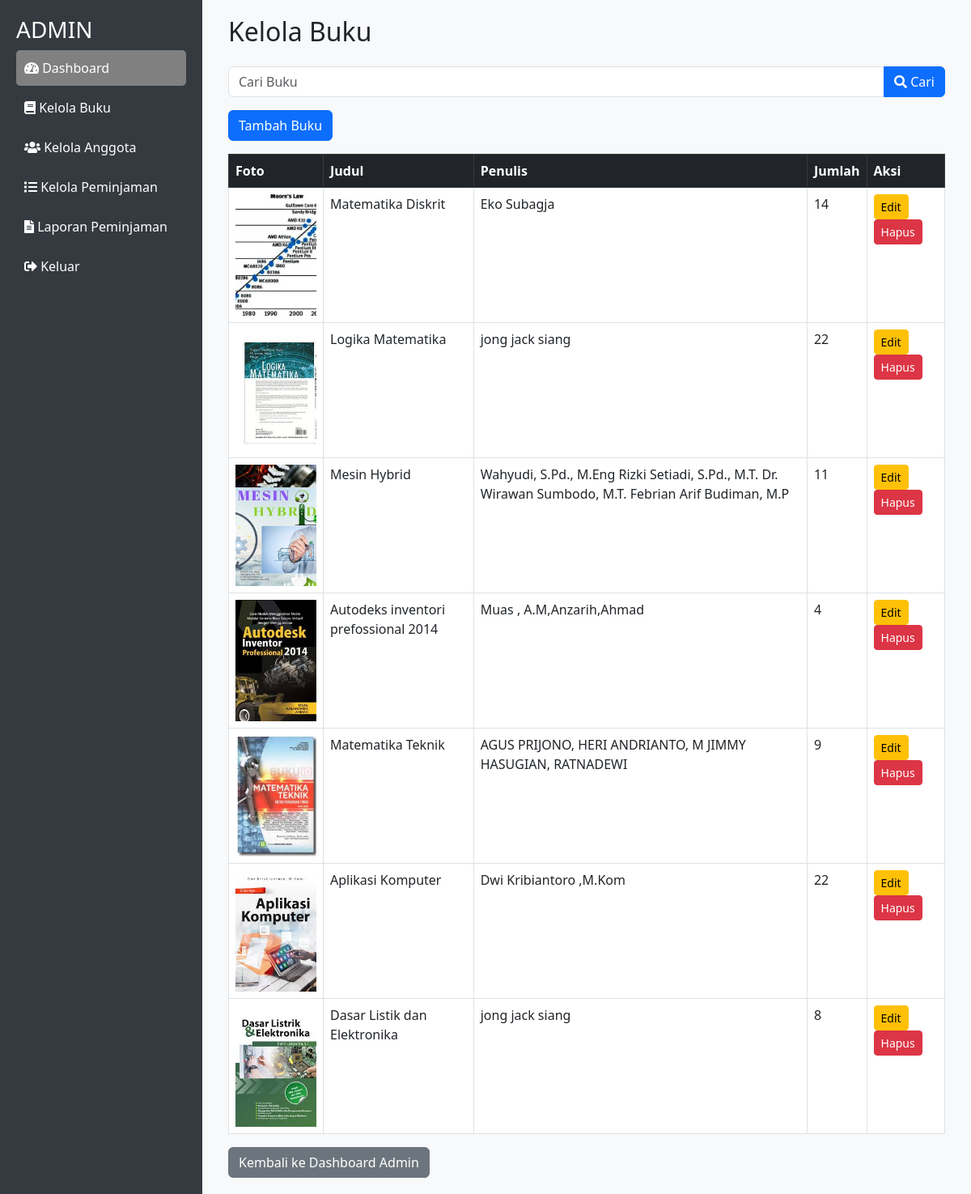
The page /kelola_buku.php (signed in) on the database its author committed.
### tables this page shows
CREATE TABLE `buku` (
  `id` int(11) NOT NULL,
  `judul` varchar(255) NOT NULL,
  `penulis` varchar(100) NOT NULL,
  `penerbit` varchar(100) DEFAULT NULL,
  `tahun_terbit` int(11) DEFAULT NULL,
  `jumlah` int(11) NOT NULL,
  `tersedia` int(11) NOT NULL,
  `foto` varchar(255) DEFAULT NULL
);

### kelola_buku.php (the view, shortened to what this page needs)
<?php
include 'koneksi.php';
$cari = isset($_GET['cari']) ? $_GET['cari'] : '';
$query = "SELECT * FROM buku WHERE judul LIKE ? OR penulis LIKE ?";
$stmt = $koneksi->prepare($query);
$searchTerm = "%" . $cari . "%";
$stmt->bind_param('ss', $searchTerm, $searchTerm);
$stmt->execute();
$result = $stmt->get_result();
?>
<!DOCTYPE html>
<html lang="id">
<head>
    <link href="https://cdn.jsdelivr.net/npm/bootstrap@5.3.0/dist/css/bootstrap.min.css" rel="stylesheet">
    <link href="https://cdnjs.cloudflare.com/ajax/libs/font-awesome/5.15.4/css/all.min.css" rel="stylesheet">
</head>
<body>
    <div class="sidebar">
        <h3>ADMIN</h3>
        <a href="dashboard.php" class="active"><i class="fas fa-tachometer-alt"></i> Dashboard</a>
        <a href="kelola_buku.php"><i class="fas fa-book"></i> Kelola Buku</a>
        <a href="kelola_anggota.php"><i class="fas fa-users"></i> Kelola Anggota</a>
        <a href="kelola_peminjaman.php"><i class="fas fa-list"></i> Kelola Peminjaman</a>
        <a href="laporan_peminjaman.php"><i class="fas fa-file-alt"></i> Laporan Peminjaman</a>
        <a href="logout.php"><i class="fas fa-sign-out-alt"></i> Keluar</a>
    </div>
    <div class="main-content">
        <div class="container">
            <h2 class="mb-4">Kelola Buku</h2>
            <form action="kelola_buku.php" method="get" class="mb-3">
                <div class="input-group">
                    <input type="text" class="form-control" name="cari" placeholder="Cari Buku" value="<?= htmlspecialchars($cari) ?>">
                    <button class="btn btn-primary" type="submit"><i class="fas fa-search"></i> Cari</button>
                </div>
            </form>
            <a href="tambah_buku.php" class="btn btn-primary mb-3">Tambah Buku</a>
            <table class="table table-bordered">
                <thead class="table-dark">
                    <tr>
                        <th>Foto</th>
                        <th>Judul</th>
                        <th>Penulis</th>
                        <th>Jumlah</th>
                        <th>Aksi</th>
                    </tr>
                </thead>
                <tbody>
                    <?php while ($buku = $result->fetch_assoc()) { ?>
                        <tr>
                            <td>
                                <?php if (!empty($buku['foto'])) { ?>
                                    <img src="uploads/<?= htmlspecialchars($buku['foto']) ?>" class="book-image" alt="Foto Buku">
                                <?php } else { ?>
                                    <img src="uploads/default.jpg" class="book-image" alt="Foto Buku Default">
                                <?php } ?>
                            </td>
                            <td><?= htmlspecialchars($buku['judul']) ?></td>
                            <td><?= htmlspecialchars($buku['penulis']) ?></td>
                            <td><?= htmlspecialchars($buku['tersedia']) ?></td>
                            <td>
                                <a href="edit_buku.php?id=<?= $buku['id'] ?>" class="btn btn-warning btn-sm">Edit</a>
                                <a href="hapus_buku.php?id=<?= $buku['id'] ?>" class="btn btn-danger btn-sm" onclick="return confirm('Yakin ingin menghapus?')">Hapus</a>
                            </td>
                        </tr>
                    <?php } ?>
                </tbody>
            </table>
            <a href="dashboard_admin.php" class="btn btn-secondary">Kembali ke Dashboard Admin</a>
        </div>
    </div>
</body>
</html>

### kelola_buku.php (style rules this page uses)
body { background-color: #f8f9fa; display: flex; min-height: 100vh; margin: 0; }
.sidebar { width: 250px; background-color: #343a40; color: white; min-height: 100vh; padding: 20px; }
.sidebar a { text-decoration: none; color: white; display: block; padding: 10px; border-radius: 5px; margin-bottom: 5px; }
.sidebar a:hover, .sidebar .active { background-color: gray; }
.main-content { flex: 1; padding: 20px; }
.book-image { width: 100px; height: 150px; object-fit: cover; }

### rows shown on the page
buku: foto (picture), judul "Matematika Diskrit", penulis "Eko Subagja", tersedia "14"
buku: foto (picture), judul "Logika Matematika", penulis "jong jack siang", tersedia "22"
buku: foto (picture), judul "Mesin Hybrid", penulis "Wahyudi, S.Pd., M.Eng Rizki Setiadi, S.Pd., M.T. Dr. Wirawan Sumbodo, M.T. Febrian Arif Budiman, M.P", tersedia "11"
buku: foto (picture), judul "Autodeks inventori prefossional 2014", penulis "Muas , A.M,Anzarih,Ahmad", tersedia "4"
buku: foto (picture), judul "Matematika Teknik", penulis "AGUS PRIJONO, HERI ANDRIANTO, M JIMMY HASUGIAN, RATNADEWI", tersedia "9"
buku: foto (picture), judul "Aplikasi Komputer", penulis "Dwi Kribiantoro ,M.Kom", tersedia "22"
buku: foto (picture), judul "Dasar Listik dan Elektronika", penulis "jong jack siang", tersedia "8"
